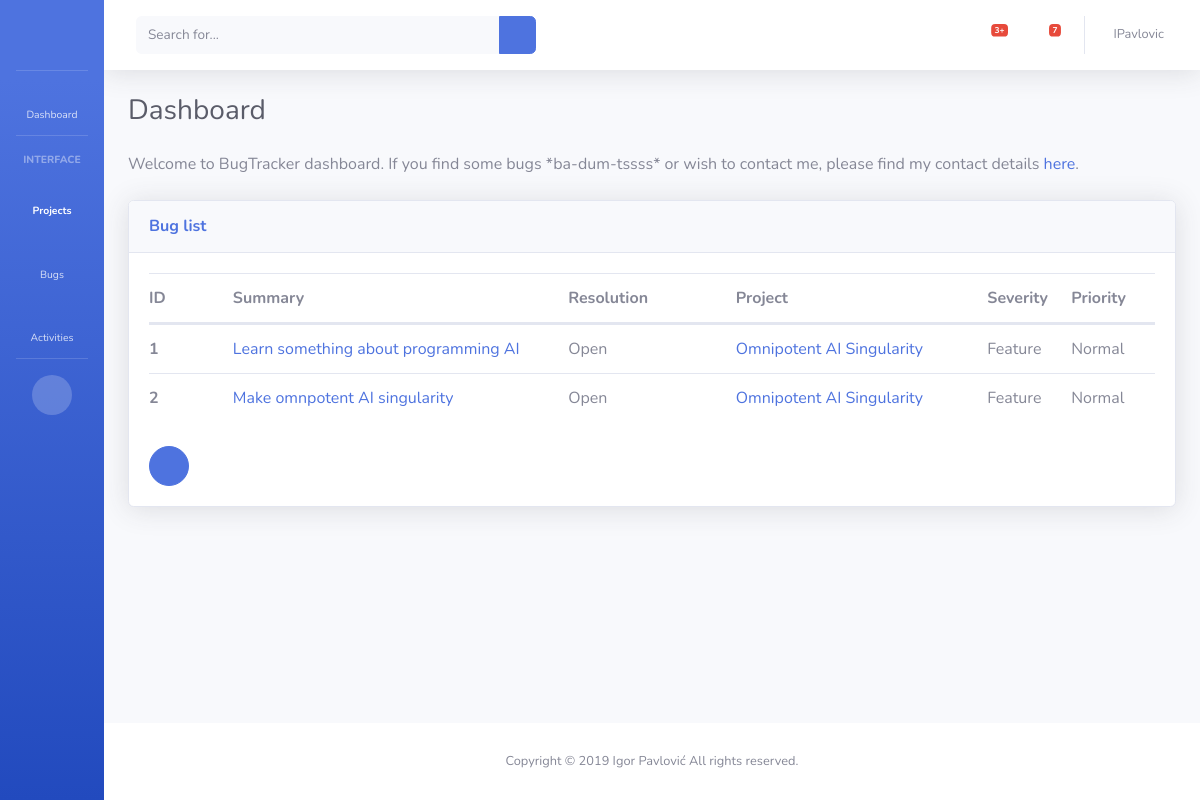
Screenshot of / (signed in) with the database file from the repository.
### users/models.py (models this page shows, shortened)
class CustomUser(AbstractUser):
    image = models.ImageField(upload_to='image/users/', blank=True, null=True)
    def get_absolute_url(self):
        return f"/users/{self.id}"
    def get_edit_url(self):
        return f"{self.get_absolute_url()}/edit"

### bug/models.py (models this page shows, shortened)
class Bug(models.Model):
    CATEGORY = [
        ('FRONT', 'Frontend'),
        ('BACK', 'Backend'),
        ('OTHER', 'Other'),
    ]
    VIEW_STATUS = [
        ('1', 'Public'),
        ('0', 'Private'),
    ]
    PRIORITY = [
        ('0', 'None'),
        ('1', 'Low'),
        ('2', 'Normal'),
        ('3', 'High'),
        ('4', 'Urgent'),
        ('5', 'Immediate'),
    ]
    RESOLUTION = [
        ('0', 'Open'),
        ('1', 'Reopened'),
        ('2', 'Unable to reproduce'),
        ('3', 'Closed'),
        ('4', 'Suspended'),
    ]
    SEVERITY = [
        ('0', 'Feature'),
        ('1', 'Trivial'),
        ('2', 'Text'),
        ('3', 'Tweak'),
        ('4', 'Minor'),
        ('5', 'Major'),
        ('6', 'Crash'),
        ('7', 'Block'),
    ]
    category     = models.CharField(max_length=10, choices=CATEGORY, default='OTHER')
    view_status  = models.CharField(max_length=1, choices=VIEW_STATUS, default='1')
    priority     = models.CharField(max_length=1, choices=PRIORITY, default='0')
    resolution   = models.CharField(max_length=1, choices=RESOLUTION, default='0')
    severity     = models.CharField(max_length=1, choices=SEVERITY, default='0')
    created_on   = models.DateTimeField(auto_now_add=True)
    updated_on   = models.DateTimeField(auto_now=True)
    author       = models.ForeignKey(settings.AUTH_USER_MODEL, null=True, on_delete=models.SET_NULL, related_name='author_of_bugs')
    assigned_to  = models.ForeignKey(settings.AUTH_USER_MODEL, blank=True, null=True, on_delete=models.SET_NULL, related_name="assigned_to_bugs")
    project      = models.ForeignKey(Project, on_delete=models.CASCADE, related_name="project_bugs")
    summary      = models.CharField(max_length=120)
    description  = models.TextField(null=True, blank=True)
    objects      = BugManager()
    def get_absolute_url(self):
        return f"/bug/{self.id}"

### project/models.py (models this page shows, shortened)
class Project(models.Model):
    name         = models.CharField(max_length=70)
    description  = models.TextField()
    author       = models.ForeignKey(settings.AUTH_USER_MODEL, null=True, on_delete=models.SET_NULL, related_name='project_authors')
    created_on   = models.DateTimeField(auto_now_add=True)
    updated_on   = models.DateTimeField(auto_now=True)
    objects      = ProjectManager()
    def __str__(self):
        return f"{self.name}"
    def get_absolute_url(self):
        return f"/project/{self.id}"

### bugtracker/views.py (the view)
# urls.py: path('', home_page),
def home_page(request):
    query = Bug.objects.all()
    template = "home.html"
    context = {
                "appname_lower": "bug",
                "appname_caps": "Bug",
                "page_heading": "Dashboard",
                "page_title": "Bug list",
                "query": query,
                }
    return render(request, template, context)

### bug/models.py (called while the page is built)
    def get_queryset(self):
        return BugQuerySet(self.model, using=self._db)

### bug/templatetags/js.py (called while the page is built)
@register.filter(is_safe=True)
def js(obj):
    return mark_safe(json.dumps(obj))

### templates/home.html
{% extends "list.html" %}
{% block heading %}
    <h1 class="h3 mb-4 text-gray-800">{{ page_heading }}</h1>
    <p class="mb-4">Welcome to BugTracker dashboard. If you find some bugs *ba-dum-tssss* or wish to contact me, please find my contact details <a target="_blank" href="http://igorpavlovic.com">here</a>.</p>
{% endblock heading %}

### templates/list.html (shortened to what this page needs)
{% extends "base/content.html" %}
{% block controls %}
    {% if request.user.is_authenticated %}
        <a href="/{{ appname_lower }}/create" class="btn btn-primary btn-circle mt-2">
           <i class="fas fa-plus"></i>
        </a>
    {% endif %}
{% endblock controls %}
{% block content %}
    {% include appname_lower|add:"/list.html" %}
{% endblock %}

### templates/base/content.html (shortened to what this page needs)
{% extends "base.html" %}
{% block content-wrapper %}
<div id="content-wrapper" class="d-flex flex-column">
    <div id="content">
      {% include "base/topbar.html" %}
      <div class="container-fluid">
        {% block heading %}{% endblock heading %}
        <div class="card shadow mb-4">
          <div class="card-header py-3">
              <h6 class="m-0 font-weight-bold text-primary">{{ page_title }}</h6>
          </div>
          <div class="card-body">
            {% block content %}
            {% endblock content %}
            {% block controls %}{% endblock controls %}
          </div>
        </div>
      </div>
    </div>
    {% include "base/footer.html" %}
  </div>
{% endblock content-wrapper %}

### templates/base.html (shortened to what this page needs)
<!DOCTYPE html>
<html lang="en">
<head>
  {% include "base/css.html" %}
</head>
<body id="page-top">
  <div id="wrapper">
    {% include "base/sidebar.html" %}
    {% block content-wrapper %}
    {% endblock content-wrapper %}
  </div>
</body>
</html>

### templates/base/css.html (shortened to what this page needs)
  {% load static %}
  <link href="{% static "vendor/fontawesome-free/css/all.min.css" %}" rel="stylesheet" type="text/css">
  <link href="{% static "css/sb-admin-2.min.css" %}" rel="stylesheet">
  <link href="{% static "vendor/datatables/dataTables.bootstrap4.min.css" %}" rel="stylesheet">

### templates/base/sidebar.html (shortened to what this page needs)
<ul class="navbar-nav bg-gradient-primary sidebar sidebar-dark accordion toggled" id="accordionSidebar">
    <a class="sidebar-brand d-flex align-items-center justify-content-center" href="/">
      <div class="sidebar-brand-icon rotate-n-15">
        <i class="fas fa-shield-alt"></i>
      </div>
    </a>
    <hr class="sidebar-divider my-0">
    <li class="nav-item">
      <a class="nav-link" href="/">
        <i class="fas fa-fw fa-tachometer-alt"></i>
        <span>Dashboard</span></a>
    </li>
    <hr class="sidebar-divider">
    <div class="sidebar-heading">
      Interface
    </div>
    <li class="nav-item active">
      <a class="nav-link collapsed" href="#" data-toggle="collapse" data-target="#collapseProjects" aria-expanded="true" aria-controls="collapseProjects">
        <i class="fas fa-fw fa-code-branch"></i>
        <span>Projects</span>
      </a>
    </li>
    <li class="nav-item">
      <a class="nav-link collapsed" href="#" data-toggle="collapse" data-target="#collapseBugs" aria-expanded="true" aria-controls="collapseBugs">
        <i class="fas fa-fw fa-bug"></i>
        <span>Bugs</span>
      </a>
    </li>
    <li class="nav-item">
      <a class="nav-link collapsed" href="#" data-toggle="collapse" data-target="#collapseActivities" aria-expanded="true" aria-controls="collapseActivities">
        <i class="fas fa-fw fa-tools"></i>
        <span>Activities</span>
      </a>
    </li>
    <hr class="sidebar-divider d-none d-md-block">
    <div class="text-center d-none d-md-inline">
      <button class="rounded-circle border-0" id="sidebarToggle"></button>
    </div>
  </ul>

### templates/base/topbar.html (shortened to what this page needs)
<nav class="navbar navbar-expand navbar-light bg-white topbar mb-4 static-top shadow">
    <form class="d-none d-sm-inline-block form-inline mr-auto ml-md-3 my-2 my-md-0 mw-100 navbar-search" action="/search/">
      <div class="input-group">
        <input name="q" type="search" class="form-control bg-light border-0 small" placeholder="Search for..." aria-label="Search" aria-describedby="basic-addon2">
        <div class="input-group-append">
          <button class="btn btn-primary" type="submit">
            <i class="fas fa-search fa-sm"></i>
          </button>
        </div>
      </div>
    </form>
    <ul class="navbar-nav ml-auto">
      {% if request.user.is_authenticated %}
      <li class="nav-item dropdown no-arrow mx-1">
        <a class="nav-link dropdown-toggle" href="#" id="alertsDropdown" role="button" data-toggle="dropdown" aria-haspopup="true" aria-expanded="false">
          <i class="fas fa-bell fa-fw"></i>
          <span class="badge badge-danger badge-counter">3+</span>
        </a>
      </li>
      <li class="nav-item dropdown no-arrow mx-1">
        <a class="nav-link dropdown-toggle" href="#" id="messagesDropdown" role="button" data-toggle="dropdown" aria-haspopup="true" aria-expanded="false">
          <i class="fas fa-envelope fa-fw"></i>
          <span class="badge badge-danger badge-counter">7</span>
        </a>
      </li>
      <li class="nav-item dropdown no-arrow">
        <a class="nav-link dropdown-toggle" href="#" id="userDropdown" role="button" data-toggle="dropdown" aria-haspopup="true" aria-expanded="false">
          <span class="mr-2 d-none d-lg-inline text-gray-600 small">{{ request.user.username }}</span>
        </a>
      </li>
      {% endif %}
    </ul>
  </nav>

### bug/templates/bug/list.html (shortened to what this page needs)
        <div class="table-responsive">
          <table class="table table-hover" id="dataTable" width="100%" cellspacing="0">
            <thead>
              <tr class="row d-flex m-0">
                <th scope="col" class="d-inline-block px-0 col-3 col-lg-1">ID</th>
                <th scope="col" class="d-inline-block px-0 col-9 col-lg-4">Summary</th>
                <th scope="col" class="d-none d-md-inline-block px-0 col-3 col-lg-2">Resolution</th>
                <th scope="col" class="d-none d-md-inline-block px-0 col-9 col-lg-3">Project</th>
                <th scope="col" class="d-none d-lg-inline-block px-0 col-lg-1">Severity</th>
                <th scope="col" class="d-none d-lg-inline-block px-0 col-lg-1">Priority</th>
              </tr>
            </thead>
            <tbody>
              {% for object in query %}
              <tr class="row d-flex m-0">
                <th scope="row" class="d-inline-block px-0 col-3 col-lg-1">{{ object.id }}</th>
                <td class="d-inline-block px-0 col-9 col-lg-4"><a href="{{ object.get_absolute_url }}">{{ object.summary }}</a></td>
                <td class="d-none d-md-inline-block px-0 col-3 col-lg-2">{{ object.get_resolution_display }}</td>
                <td class="d-none d-md-inline-block px-0 col-9 col-lg-3"><a href="{{ object.project.get_absolute_url }}">{{ object.project }}</a></td>
                <td class="d-none d-lg-inline-block px-0 col-lg-1">{{ object.get_severity_display }}</td>
                <td class="d-none d-lg-inline-block px-0 col-lg-1">{{ object.get_priority_display }}</td>
              </tr>
              {% endfor %}
            </tbody>
          </table>
        </div>

### templates/base/footer.html
<footer class="sticky-footer bg-white">
    <div class="container my-auto">
      <div class="copyright text-center my-auto">
        <span>Copyright &copy; 2019 Igor Pavlović All rights reserved.</span>
      </div>
    </div>
  </footer>

### templates/base/js.html (shortened to what this page needs)
  {% load static %}
  {% load js %}

### rows the page displays
CustomUser: user.username "IPavlovic"
Bug: id "1", summary "Learn something about programming AI", resolution "Open", project "Omnipotent AI Singularity", severity "Feature", priority "Normal"
Bug: id "2", summary "Make omnpotent AI singularity", resolution "Open", project "Omnipotent AI Singularity", severity "Feature", priority "Normal"

### other values shown
{{ page_heading }} "Dashboard"
{{ page_title }} "Bug list"
